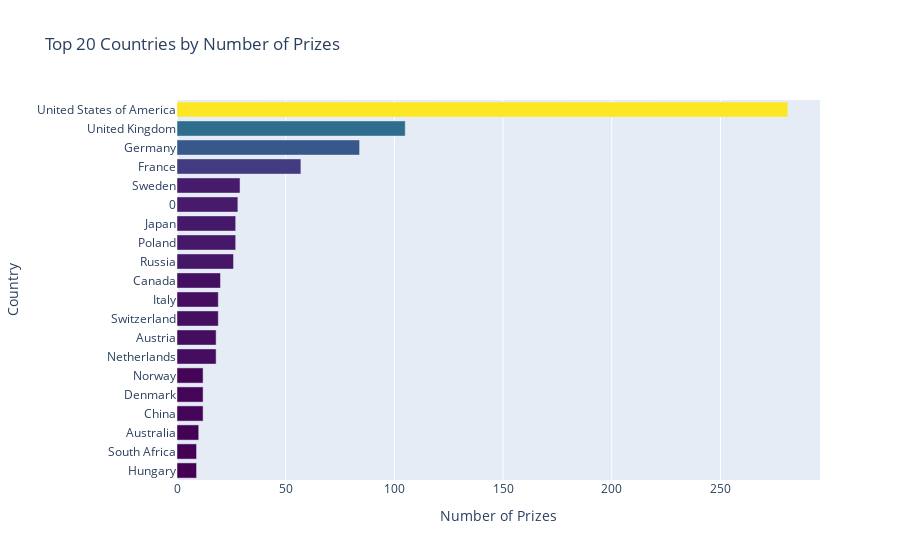

The cell this chart's notebook holds for it:
### Code cell
h_bar = px.bar(x=top20_countries.prize,
               y=top20_countries.birth_country_current,
               orientation='h',
               color=top20_countries.prize,
               color_continuous_scale='Viridis',
               title='Top 20 Countries by Number of Prizes')
 
h_bar.update_layout(xaxis_title='Number of Prizes', 
                    yaxis_title='Country',
                    coloraxis_showscale=False)
h_bar.show()

### Figure 1 — Plotly figure (JSON) as saved in the notebook; plotly's stock layout.template omitted (floating-point values rounded to 4 significant figures)
{"data": [{"alignmentgroup": "True", "hovertemplate": "x=%{x}<br>y=%{y}<br>color=%{marker.color}<extra></extra>", "legendgroup": "", "marker": {"color": [9, 9, 10, 12, 12, 12, 18, 18, 19, 19, 20, 26, 27, 27, 28, 29, 57, 84, 105, 281], "coloraxis": "coloraxis", "pattern": {"shape": ""}}, "name": "", "offsetgroup": "", "orientation": "h", "showlegend": false, "textposition": "auto", "type": "bar", "x": [9, 9, 10, 12, 12, 12, 18, 18, 19, 19, 20, 26, 27, 27, 28, 29, 57, 84, 105, 281], "xaxis": "x", "y": ["Hungary", "South Africa", "Australia", "China", "Denmark", "Norway", "Netherlands", "Austria", "Switzerland", "Italy", "Canada", "Russia", "Poland", "Japan", 0, "Sweden", "France", "Germany", "United Kingdom", "United States of America"], "yaxis": "y"}], "layout": {"barmode": "relative", "coloraxis": {"colorbar": {"title": {"text": "color"}}, "colorscale": [[0, "#440154"], [0.1111, "#482878"], [0.2222, "#3e4989"], [0.3333, "#31688e"], [0.4444, "#26828e"], [0.5556, "#1f9e89"], [0.6667, "#35b779"], [0.7778, "#6ece58"], [0.8889, "#b5de2b"], [1, "#fde725"]], "showscale": false}, "legend": {"tracegroupgap": 0}, "title": {"text": "Top 20 Countries by Number of Prizes"}, "xaxis": {"anchor": "y", "domain": [0, 1], "title": {"text": "Number of Prizes"}}, "yaxis": {"anchor": "x", "domain": [0, 1], "title": {"text": "Country"}}}}
